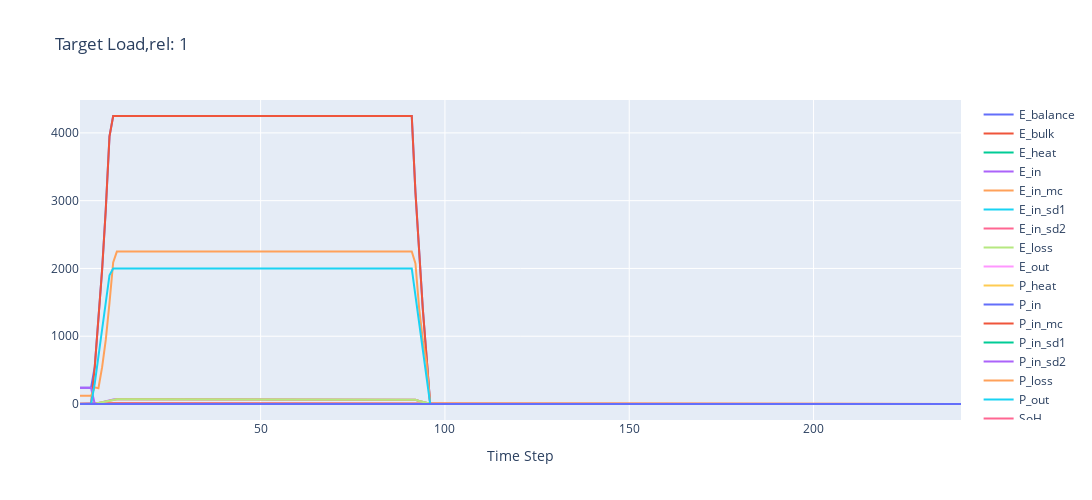

Source (notebook cell):
### Markdown cell above
## Load cycle calculation

### Code cell
# Result DataFrame Initialization
state_parms = [a for a in dir(ECCState()) if not a.startswith('__')]
df1 = pd.DataFrame(columns=state_parms)
df1.loc[0] = vars(ECCState())

# Run different stationary cases for target output load
target = 1

# number of time steps
ts = 240

## Initialization of component
C1_state = ECCState()
C1 = EnergyConversionComponent(par=component,
                               ts=1,
                               state=copy.deepcopy(C1_state))
for t in range(ts):
    if t <= 90:
        C1.step_action(target)
    else:
        C1.step_action(0)
    df1.loc[t + 1] = vars(C1.state)

# Create traces
fig = go.Figure()

# Create traces
for cl in df1.columns:
    fig.add_trace(go.Scatter(x=df1.index[1:], y=df1[cl][1:],
                             
                             mode='lines',
                             name=cl))
    
fig.update_layout(title=f"Target Load,rel: {target}",
                  xaxis_title="Time Step",
                 )
fig.update_layout(
    autosize=False,
    width=1400,
    height=500)
fig.show()

### Figure 1 — Plotly figure (JSON) as saved in the notebook; plotly's stock layout.template omitted (floating-point values rounded to 4 significant figures; data arrays with more than 128 entries replaced by an {"elided": "..."} marker saying what was removed)
{"data": [{"mode": "lines", "name": "E_balance", "type": "scatter", "x": {"elided": "240 int values"}, "y": {"elided": "240 float values"}}, {"mode": "lines", "name": "E_bulk", "type": "scatter", "x": {"elided": "240 int values"}, "y": {"elided": "240 float values"}}, {"mode": "lines", "name": "E_heat", "type": "scatter", "x": {"elided": "240 int values"}, "y": {"elided": "240 float values"}}, {"mode": "lines", "name": "E_in", "type": "scatter", "x": {"elided": "240 int values"}, "y": {"elided": "240 float values"}}, {"mode": "lines", "name": "E_in_mc", "type": "scatter", "x": {"elided": "240 int values"}, "y": {"elided": "240 float values"}}, {"mode": "lines", "name": "E_in_sd1", "type": "scatter", "x": {"elided": "240 int values"}, "y": {"elided": "240 float values"}}, {"mode": "lines", "name": "E_in_sd2", "type": "scatter", "x": {"elided": "240 int values"}, "y": {"elided": "240 float values"}}, {"mode": "lines", "name": "E_loss", "type": "scatter", "x": {"elided": "240 int values"}, "y": {"elided": "240 float values"}}, {"mode": "lines", "name": "E_out", "type": "scatter", "x": {"elided": "240 int values"}, "y": {"elided": "240 float values"}}, {"mode": "lines", "name": "P_heat", "type": "scatter", "x": {"elided": "240 int values"}, "y": {"elided": "240 float values"}}, {"mode": "lines", "name": "P_in", "type": "scatter", "x": {"elided": "240 int values"}, "y": {"elided": "240 float values"}}, {"mode": "lines", "name": "P_in_mc", "type": "scatter", "x": {"elided": "240 int values"}, "y": {"elided": "240 float values"}}, {"mode": "lines", "name": "P_in_sd1", "type": "scatter", "x": {"elided": "240 int values"}, "y": {"elided": "240 float values"}}, {"mode": "lines", "name": "P_in_sd2", "type": "scatter", "x": {"elided": "240 int values"}, "y": {"elided": "240 float values"}}, {"mode": "lines", "name": "P_loss", "type": "scatter", "x": {"elided": "240 int values"}, "y": {"elided": "240 float values"}}, {"mode": "lines", "name": "P_out", "type": "scatter", "x": {"elided": "240 int values"}, "y": {"elided": "240 float values"}}, {"mode": "lines", "name": "SoH", "type": "scatter", "x": {"elided": "240 int values"}, "y": {"elided": "240 int values"}}, {"mode": "lines", "name": "eta", "type": "scatter", "x": {"elided": "240 int values"}, "y": {"elided": "240 float values"}}, {"mode": "lines", "name": "eta_mc", "type": "scatter", "x": {"elided": "240 int values"}, "y": {"elided": "240 float values"}}, {"mode": "lines", "name": "heatup", "type": "scatter", "x": {"elided": "240 int values"}, "y": {"elided": "240 float values"}}, {"mode": "lines", "name": "opex_Eur", "type": "scatter", "x": {"elided": "240 int values"}, "y": {"elided": "240 int values"}}], "layout": {"autosize": false, "height": 500, "title": {"text": "Target Load,rel: 1"}, "width": 1400, "xaxis": {"title": {"text": "Time Step"}}}}
